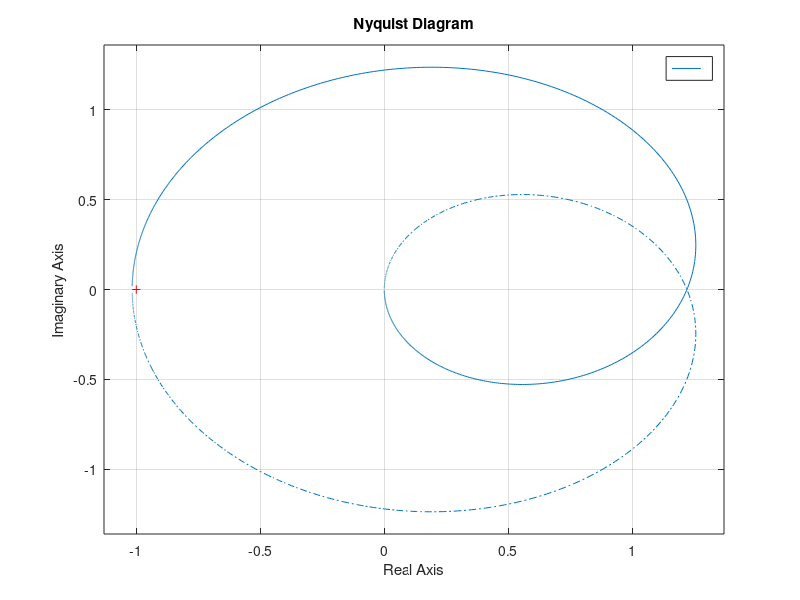

Write the MATLAB code that produced this figure.
close all; clear, clc

w = [0 1 2 5 10 20 50 100]';
s = 1i.*w;
G = (s-1) ./ ((s+2).*(s+3))

%% Nyquist

s = tf('s');
G = (s-1) / ((s+2)*(s+3))

Kp = 6.1;
nyquist(Kp*G)